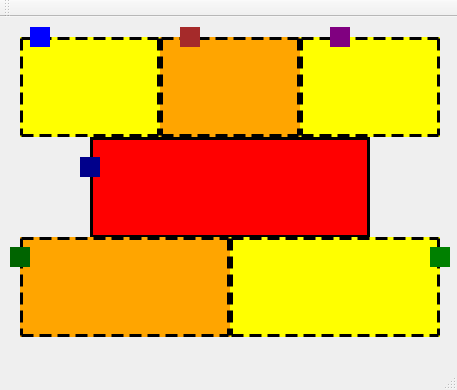
<?xml version="1.0" encoding="UTF-8"?>
<ui version="4.0">
 <class>MainWindow</class>
 <widget class="QMainWindow" name="MainWindow">
  <property name="geometry">
   <rect>
    <x>0</x>
    <y>0</y>
    <width>457</width>
    <height>390</height>
   </rect>
  </property>
  <property name="windowTitle">
   <string>MainWindow</string>
  </property>
  <widget class="QWidget" name="centralWidget">
   <widget class="QLabel" name="labelTrilho01">
    <property name="geometry">
     <rect>
      <x>20</x>
      <y>20</y>
      <width>140</width>
      <height>100</height>
     </rect>
    </property>
    <property name="styleSheet">
     <string notr="true">background-color: yellow;
border: 3px dashed black</string>
    </property>
    <property name="text">
     <string/>
    </property>
   </widget>
   <widget class="QLabel" name="labelTrilho03">
    <property name="geometry">
     <rect>
      <x>300</x>
      <y>20</y>
      <width>140</width>
      <height>100</height>
     </rect>
    </property>
    <property name="styleSheet">
     <string notr="true">background-color: yellow;
border: 3px dashed black</string>
    </property>
    <property name="text">
     <string/>
    </property>
   </widget>
   <widget class="QLabel" name="labelTrilho02">
    <property name="geometry">
     <rect>
      <x>160</x>
      <y>20</y>
      <width>140</width>
      <height>100</height>
     </rect>
    </property>
    <property name="styleSheet">
     <string notr="true">background-color: orange;
border: 3px dashed black</string>
    </property>
    <property name="text">
     <string/>
    </property>
   </widget>
   <widget class="QLabel" name="labelTrilho04">
    <property name="geometry">
     <rect>
      <x>90</x>
      <y>120</y>
      <width>280</width>
      <height>101</height>
     </rect>
    </property>
    <property name="styleSheet">
     <string notr="true">background-color: red;
border: 3px solid black</string>
    </property>
    <property name="text">
     <string/>
    </property>
   </widget>
   <widget class="QLabel" name="labelTrilho06">
    <property name="geometry">
     <rect>
      <x>230</x>
      <y>220</y>
      <width>210</width>
      <height>100</height>
     </rect>
    </property>
    <property name="styleSheet">
     <string notr="true">background-color: yellow;
border: 3px dashed black</string>
    </property>
    <property name="text">
     <string/>
    </property>
   </widget>
   <widget class="QLabel" name="labelTrilho05">
    <property name="geometry">
     <rect>
      <x>20</x>
      <y>220</y>
      <width>210</width>
      <height>100</height>
     </rect>
    </property>
    <property name="styleSheet">
     <string notr="true">background-color: orange;
border: 3px dashed black</string>
    </property>
    <property name="text">
     <string/>
    </property>
   </widget>
   <widget class="QLabel" name="labelTrem01">
    <property name="geometry">
     <rect>
      <x>30</x>
      <y>10</y>
      <width>20</width>
      <height>20</height>
     </rect>
    </property>
    <property name="styleSheet">
     <string notr="true">background-color:  blue</string>
    </property>
    <property name="text">
     <string/>
    </property>
   </widget>
   <widget class="QLabel" name="labelTrem02">
    <property name="geometry">
     <rect>
      <x>180</x>
      <y>10</y>
      <width>20</width>
      <height>20</height>
     </rect>
    </property>
    <property name="styleSheet">
     <string notr="true">background-color:  brown</string>
    </property>
    <property name="text">
     <string/>
    </property>
   </widget>
   <widget class="QLabel" name="labelTrem03">
    <property name="geometry">
     <rect>
      <x>330</x>
      <y>10</y>
      <width>20</width>
      <height>20</height>
     </rect>
    </property>
    <property name="styleSheet">
     <string notr="true">background-color:  purple</string>
    </property>
    <property name="text">
     <string/>
    </property>
   </widget>
   <widget class="QLabel" name="labelTrem04">
    <property name="geometry">
     <rect>
      <x>80</x>
      <y>140</y>
      <width>20</width>
      <height>20</height>
     </rect>
    </property>
    <property name="styleSheet">
     <string notr="true">background-color:  darkblue</string>
    </property>
    <property name="text">
     <string/>
    </property>
   </widget>
   <widget class="QLabel" name="labelTrem06">
    <property name="geometry">
     <rect>
      <x>430</x>
      <y>230</y>
      <width>20</width>
      <height>20</height>
     </rect>
    </property>
    <property name="styleSheet">
     <string notr="true">background-color:  green</string>
    </property>
    <property name="text">
     <string/>
    </property>
   </widget>
   <widget class="QLabel" name="labelTrem05">
    <property name="geometry">
     <rect>
      <x>10</x>
      <y>230</y>
      <width>20</width>
      <height>20</height>
     </rect>
    </property>
    <property name="styleSheet">
     <string notr="true">background-color:  darkgreen</string>
    </property>
    <property name="text">
     <string/>
    </property>
   </widget>
  </widget>
  <widget class="QMenuBar" name="menuBar">
   <property name="geometry">
    <rect>
     <x>0</x>
     <y>0</y>
     <width>457</width>
     <height>25</height>
    </rect>
   </property>
  </widget>
  <widget class="QToolBar" name="mainToolBar">
   <attribute name="toolBarArea">
    <enum>TopToolBarArea</enum>
   </attribute>
   <attribute name="toolBarBreak">
    <bool>false</bool>
   </attribute>
  </widget>
  <widget class="QStatusBar" name="statusBar"/>
 </widget>
 <layoutdefault spacing="6" margin="11"/>
 <resources/>
 <connections/>
</ui>
